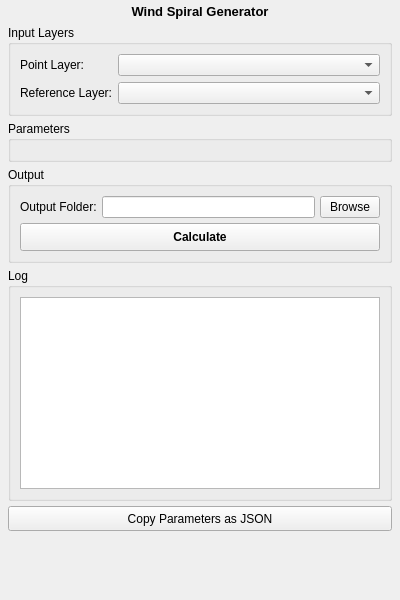
<?xml version="1.0" encoding="UTF-8"?>
<ui version="4.0">
 <class>QPANSOPYWindSpiralDockWidgetBase</class>
 <widget class="QDockWidget" name="QPANSOPYWindSpiralDockWidgetBase">
  <property name="geometry">
   <rect>
    <x>0</x>
    <y>0</y>
    <width>400</width>
    <height>600</height>
   </rect>
  </property>
  <property name="minimumSize">
   <size>
    <width>380</width>
    <height>500</height>
   </size>
  </property>
  <property name="maximumSize">
   <size>
    <width>450</width>
    <height>16777215</height>
   </size>
  </property>
  <property name="windowTitle">
   <string>QPANSOPY Wind Spiral</string>
  </property>
  <widget class="QWidget" name="dockWidgetContents">
   <layout class="QVBoxLayout" name="mainVerticalLayout">
    <property name="spacing">
     <number>2</number>
    </property>
    <property name="leftMargin">
     <number>4</number>
    </property>
    <property name="topMargin">
     <number>4</number>
    </property>
    <property name="rightMargin">
     <number>4</number>
    </property>
    <property name="bottomMargin">
     <number>4</number>
    </property>
    <item>
     <widget class="QLabel" name="titleLabel">
      <property name="font">
       <font>
        <pointsize>10</pointsize>
        <weight>75</weight>
        <bold>true</bold>
       </font>
      </property>
      <property name="text">
       <string>Wind Spiral Generator</string>
      </property>
      <property name="alignment">
       <set>Qt::AlignCenter</set>
      </property>
      <property name="maximumSize">
       <size>
        <width>16777215</width>
        <height>25</height>
       </size>
      </property>
     </widget>
    </item>
    <item>
     <widget class="QScrollArea" name="scrollArea">
      <property name="frameShape">
       <enum>QFrame::NoFrame</enum>
      </property>
      <property name="widgetResizable">
       <bool>true</bool>
      </property>
      <property name="horizontalScrollBarPolicy">
       <enum>Qt::ScrollBarAsNeeded</enum>
      </property>
      <property name="verticalScrollBarPolicy">
       <enum>Qt::ScrollBarAsNeeded</enum>
      </property>
      <widget class="QWidget" name="scrollAreaWidgetContents">
       <layout class="QVBoxLayout" name="scrollContentLayout">
        <property name="spacing">
         <number>5</number>
        </property>
        <property name="leftMargin">
         <number>4</number>
        </property>
        <property name="topMargin">
         <number>4</number>
        </property>
        <property name="rightMargin">
         <number>4</number>
        </property>
        <property name="bottomMargin">
         <number>4</number>
        </property>
        <item>
         <widget class="QGroupBox" name="layersGroupBox">
          <property name="title">
           <string>Input Layers</string>
          </property>
          <layout class="QFormLayout" name="layersFormLayout">
           <property name="fieldGrowthPolicy">
            <enum>QFormLayout::AllNonFixedFieldsGrow</enum>
           </property>
           <item row="0" column="0">
            <widget class="QLabel" name="pointLayerLabel">
             <property name="text">
              <string>Point Layer:</string>
             </property>
            </widget>
           </item>
           <item row="0" column="1">
            <widget class="QgsMapLayerComboBox" name="pointLayerComboBox"/>
           </item>
           <item row="1" column="0">
            <widget class="QLabel" name="referenceLayerLabel">
             <property name="text">
              <string>Reference Layer:</string>
             </property>
            </widget>
           </item>
           <item row="1" column="1">
            <widget class="QgsMapLayerComboBox" name="referenceLayerComboBox"/>
           </item>
          </layout>
         </widget>
        </item>
        <item>
         <widget class="QGroupBox" name="parametersGroupBox">
          <property name="title">
           <string>Parameters</string>
          </property>
          <layout class="QFormLayout" name="formLayout">
           <property name="fieldGrowthPolicy">
            <enum>QFormLayout::AllNonFixedFieldsGrow</enum>
           </property>
           <property name="verticalSpacing">
            <number>5</number>
           </property>
          </layout>
         </widget>
        </item>
        <item>
         <widget class="QGroupBox" name="outputGroupBox">
          <property name="title">
           <string>Output</string>
          </property>
          <layout class="QVBoxLayout" name="outputLayout">
           <property name="spacing">
            <number>5</number>
           </property>
           <item>
            <layout class="QHBoxLayout" name="outputFolderLayout">
             <item>
              <widget class="QLabel" name="outputFolderLabel">
               <property name="text">
                <string>Output Folder:</string>
               </property>
              </widget>
             </item>
             <item>
              <widget class="QLineEdit" name="outputFolderLineEdit"/>
             </item>
             <item>
              <widget class="QPushButton" name="browseButton">
               <property name="text">
                <string>Browse</string>
               </property>
               <property name="maximumSize">
                <size>
                 <width>60</width>
                 <height>16777215</height>
                </size>
               </property>
              </widget>
             </item>
            </layout>
           </item>
           <item>
            <widget class="QPushButton" name="calculateButton">
             <property name="minimumSize">
              <size>
               <width>0</width>
               <height>28</height>
              </size>
             </property>
             <property name="font">
              <font>
               <weight>75</weight>
               <bold>true</bold>
              </font>
             </property>
             <property name="text">
              <string>Calculate</string>
             </property>
            </widget>
           </item>
          </layout>
         </widget>
        </item>
        <item>
         <widget class="QGroupBox" name="logGroupBox">
          <property name="title">
           <string>Log</string>
          </property>
          <property name="sizePolicy">
           <sizepolicy hsizetype="Preferred" vsizetype="Preferred">
            <horstretch>0</horstretch>
            <verstretch>0</verstretch>
           </sizepolicy>
          </property>
          <layout class="QVBoxLayout" name="logLayout">
           <property name="spacing">
            <number>5</number>
           </property>
           <item>
            <widget class="QTextEdit" name="logTextEdit">
             <property name="sizePolicy">
              <sizepolicy hsizetype="Expanding" vsizetype="Expanding">
               <horstretch>0</horstretch>
               <verstretch>1</verstretch>
              </sizepolicy>
             </property>
             <property name="minimumHeight">
              <number>100</number>
             </property>
             <property name="font">
              <font>
               <pointsize>8</pointsize>
              </font>
             </property>
             <property name="readOnly">
              <bool>true</bool>
             </property>
            </widget>
           </item>
          </layout>
         </widget>
        </item>
        <item>
         <widget class="QPushButton" name="copyParamsButton">
          <property name="minimumSize">
           <size>
            <width>0</width>
            <height>25</height>
           </size>
          </property>
          <property name="maximumSize">
           <size>
            <width>16777215</width>
            <height>25</height>
           </size>
          </property>
          <property name="text">
           <string>Copy Parameters as JSON</string>
          </property>
         </widget>
        </item>
        <item>
         <spacer name="verticalSpacer">
          <property name="orientation">
           <enum>Qt::Vertical</enum>
          </property>
          <property name="sizeHint" stdset="0">
           <size>
            <width>20</width>
            <height>40</height>
           </size>
          </property>
         </spacer>
        </item>
       </layout>
      </widget>
     </widget>
    </item>
   </layout>
  </widget>
 </widget>
 <customwidgets>
  <customwidget>
   <class>QgsMapLayerComboBox</class>
   <extends>QComboBox</extends>
   <header>qgsmaplayercombobox.h</header>
  </customwidget>
 </customwidgets>
 <resources/>
 <connections/>
</ui>
